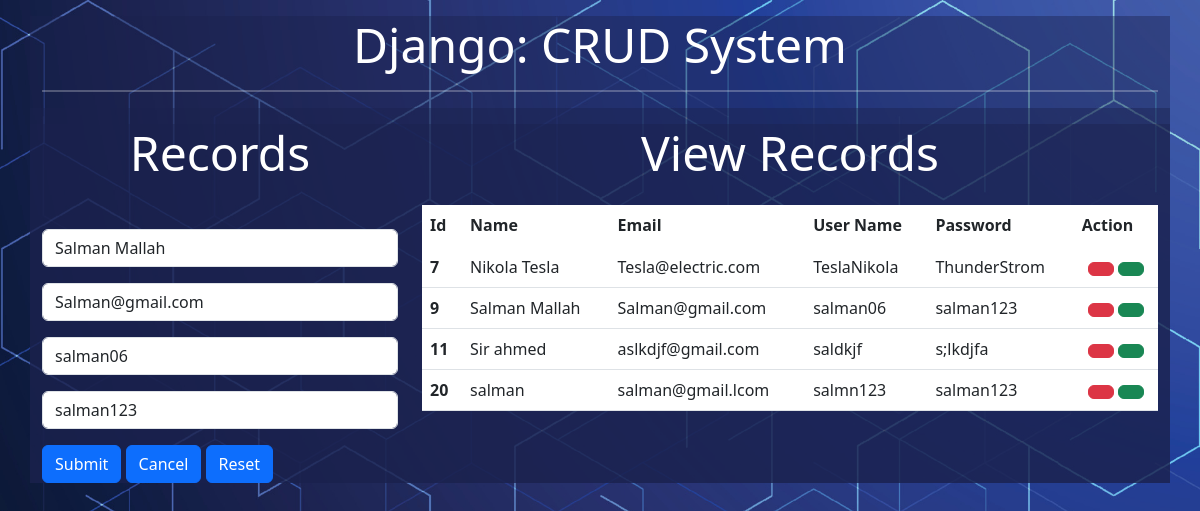
The app's page /update/9 with its own data.
### setup/models.py (models this page shows, shortened)
class user_login(models.Model):
    id = models.AutoField(primary_key=True)
    name = models.CharField(max_length=100)
    email = models.CharField(max_length=100)
    username = models.CharField(max_length=100)
    password = models.CharField(max_length=100)

### setup/views.py (the view, shortened to what this page needs)
# urls.py: path('update/<user_id>', views.update, name='update'),
def update(request, user_id):
    all_row = user_login.objects.all()
    row = user_login.objects.get(id=user_id)
    user = {
        'user': row,
        'user_data': all_row,
        'text': True
    }
    return render(request, 'update.html/', user)

### templates/update.html (shortened to what this page needs)
{% extends 'base.html' %}
{% block body %}
<div class="container mt-3">
      <h1 class="display-5 text-center text-white">
        <a style="text-decoration: none;" class="django_heading text-white">
        Django: CRUD System
        </a>
      </h1>
      <hr class="bg-white border-2 border-top border-white">
    <div class="row mt-3">
          <div class="col-md-4 mt-3">
            <h3 class="text-white text-center display-5"> Records</h3>
            <form action="" method="post" autocomplete="on" class="mt-5">
              <div class="mb-3">
                <input type="text" class="form-control"  name="name"  placeholder="name" value="{{ user.name }}" focus="on">
              </div>
              <div class="mb-3">
                <input type="email" class="form-control"  name="email" placeholder="email" value="{{ user.email }}">
              </div>
              <div class="mb-3">
                <input type="text" class="form-control"  name="username" autocomplete="off" value="{{ user.username }}" placeholder="username">
              </div>
              <div class="mb-3">
                <input
                        {% if text %}
                        type="text"
                        {% else %}
                        type="password"
                        {% endif %}
                        class="form-control" name="password" value="{{ user.password }}" placeholder="password"
                >
              </div>
              <button type="submit" class="btn btn-primary">Submit</button>
              {% if text %}
              <a href="/index.html" style="text-decoration: none">
              <button type="button" class="btn btn-primary">
                  Cancel
              </button>
              </a>
              <button type="reset" class="btn btn-primary">
                  Reset
              </button>
              {% endif %}
            </form>
          </div>
          <div class="col-md-8 mt-3">
            <h3 class="text-white text-center display-5">
              View Records
            </h3>
            <table class="table text-white mt-4 ">
              <thead>
                <tr>
                  <th scope="col">Id</th>
                  <th scope="col">Name</th>
                  <th scope="col">Email</th>
                  <th scope="col">User Name</th>
                  <th scope="col">Password</th>
                  <th scope="col">Action</th>
                </tr>
              </thead>
              <tbody>
              {% for row in user_data %}
                <tr>
                  <th scope="row">{{ row.id }}</th>
                  <td>{{ row.name }}</td>
                  <td>{{ row.email }}</td>
                  <td>{{ row.username }}</td>
                  <td>{{ row.password }}</td>
                  <td class="text-center" >
                    <a class="btn btn-danger" href="index.html/delete/{{ row.id }}" style="text-decoration: none; color: white;"></a>
<a class="btn btn-success" href="/update.html/{{ row.id }}" style="text-decoration: none; color: white;"></a>
                  </td>
                </tr>
              {% endfor %}
              </tbody>
          </table>
        </div>
    </div>
</div>
{% endblock body %}

### static/css/style.css (style rules this page uses)
body { background-image: url('../img/background.jpg'); background-size: cover; background-repeat: no-repeat; background-color: #1a5b9b !important; }
.mt-3 { margin-top: 1rem!important; background: #1a214d6e; }

### records on screen
user_login: name "Salman Mallah", email "Salman@gmail.com", username "salman06", password "salman123", id "9"
user_login: id "7", name "Nikola Tesla", email "Tesla@electric.com", username "TeslaNikola", password "ThunderStrom"
user_login: id "11", name "Sir ahmed", email "aslkdjf@gmail.com", username "saldkjf", password "s;lkdjfa"
user_login: id "20", name "salman", email "salman@gmail.lcom", username "salmn123", password "salman123"
